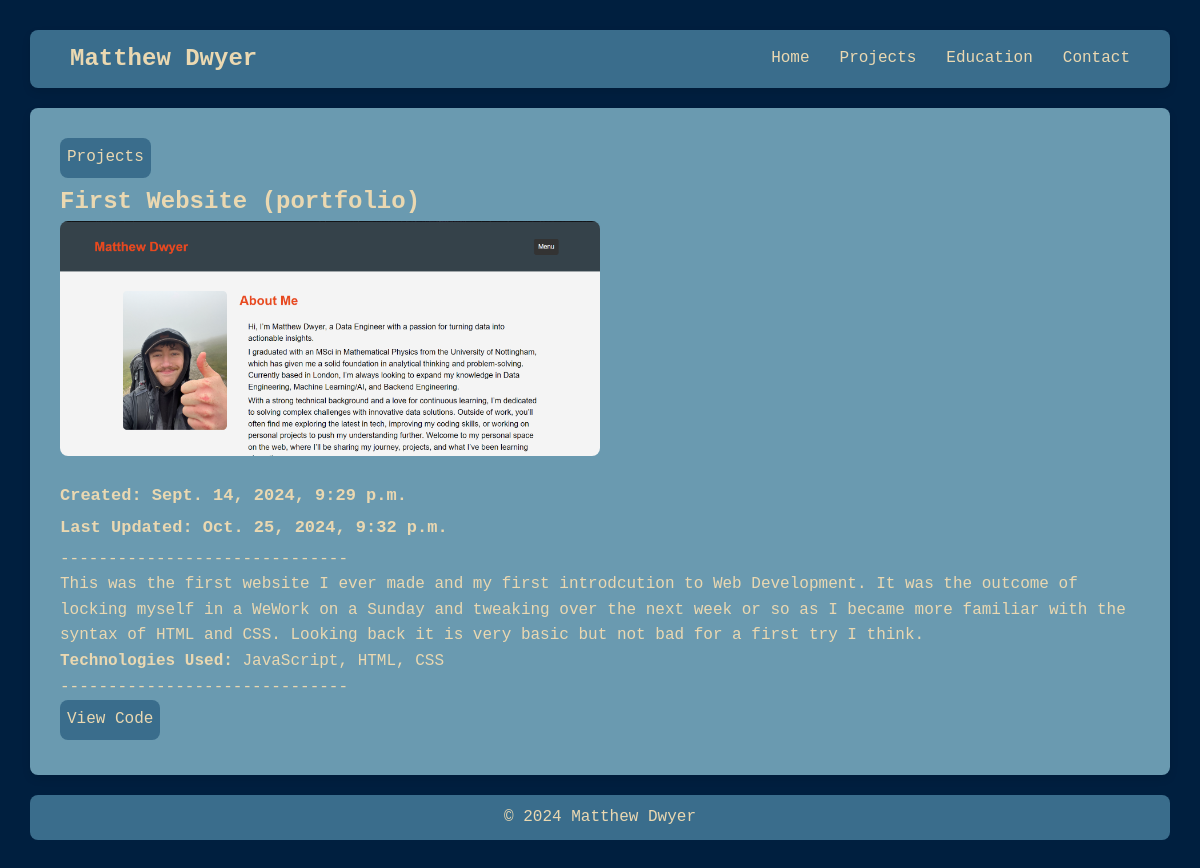
The app's page /projects/first-website-portfolio/ with its own data.
### projects/models.py (models this page shows, shortened)
class Project(models.Model):
    title = models.CharField(max_length=200, verbose_name="Project Title")
    slug = models.SlugField(max_length=250, unique=True, blank=True, verbose_name="URL Slug")
    link = models.URLField(
        help_text="Enter a link to the project or repository.",
        blank=True,  # Makes the link field optional
        null=True
    )
    description = models.TextField(verbose_name="Project Description")
    created = models.DateTimeField(default=timezone.now, verbose_name="Date Created", editable=True)
    updated = models.DateTimeField(auto_now=True, verbose_name="Last Updated")
    image = models.ImageField(
        upload_to='images/',
        blank=True,
        null=True,
        help_text="Upload an image for the project.",
        verbose_name="Project Image"
    )
    file = models.FileField(
        upload_to='files/',
        blank=True,
        null=True,
        help_text="Upload a file related to the project.",
        verbose_name="Project File"
    )
    technologies = models.ManyToManyField(Technology, related_name="projects", verbose_name="Technologies Used")
    def technology_list(self):
        return ", ".join(tech.name for tech in self.technologies.all())
    class Meta:
        ordering = ["-created"]
        verbose_name = "Project"
        verbose_name_plural = "Projects"

class Technology(models.Model):
    name = models.CharField(max_length=100, unique=True, verbose_name="Technology Name")
    type = models.ForeignKey(
        TechnologyType,
        on_delete=models.CASCADE,
        related_name="technologies",
        verbose_name="Type"
    )

### projects/views.py (the view)
# urls.py: path('<slug:slug>/', views.project_detail, name='detail'),
def project_detail(request, slug):
    project = get_object_or_404(Project, slug=slug)
    return render(request, 'projects/detail.html', {'project': project})

### projects/templates/projects/detail.html (shortened to what this page needs)
{% extends 'projects/base.html' %}
{% block content %}
<div class="project-detail">
    <a href="{% url 'projects:list' %}">Projects</a>
    <h2>{{ project.title }}</h2>
    {% if project.image %}
    <img src="{{ project.image.url }}" alt="{{ project.title }}">
    {% endif %}
    <h3><strong>Created: {{ project.created }} </strong></h3>
    <h3><strong>Last Updated: {{ project.updated }}</strong></h3>
    <p>------------------------------</p>
    <p>{{ project.description|linebreaks}}</p>
    <p><strong>Technologies Used:</strong> {{ project.technology_list }}</p>
    <p>------------------------------</p>
    {% if project.link %}
        <a href="{{ project.link }}" target="_blank">View Code</a>
    {% endif %}
</div>
{% endblock %}

### projects/static/projects/styles.css (style rules this page uses)
:root { --primary-color: #3A6D8C; --secondary-color: #6A9AB0; --background-color: #001F3F; --font-color: #EAD8B1; --hover-color: #2980b9; --font-main: "Lucida Console", Monaco, monospace; --padding: 10px; }
* { margin: 0; padding: 0; box-sizing: border-box; }
body { font-family: var(--font-main); background-color: var(--background-color); color: var(--font-color); line-height: 1.6; padding: 30px; }
.project-detail img { width: 50% !important; height: auto; border-radius: 8px; margin-bottom: 12px; }
.project-detail a { display: inline-block; text-decoration: none; color: var(--font-color); padding: 7px 7px; border-radius: 8px; background-color: var(--primary-color); margin-bottom: 5px; }
.project-detail h3 { font-size: 17px; margin-top: 5px; margin-bottom: 5px; }

### records on screen
Project: title "First Website (portfolio)", image (picture), created "Sept. 14, 2024, 9:29 p.m.", updated "Oct. 25, 2024, 9:32 p.m.", description "This was the first website I ever made and my first introdcution to Web Development. It was the outcome of locking myself in a WeWork on a Sunday and tweaking over the next week or so as I became more familiar with the syntax of HTML and CSS. Looking back it is very basic but not bad for a first try I think.", technology_list "JavaScript, HTML, CSS"
